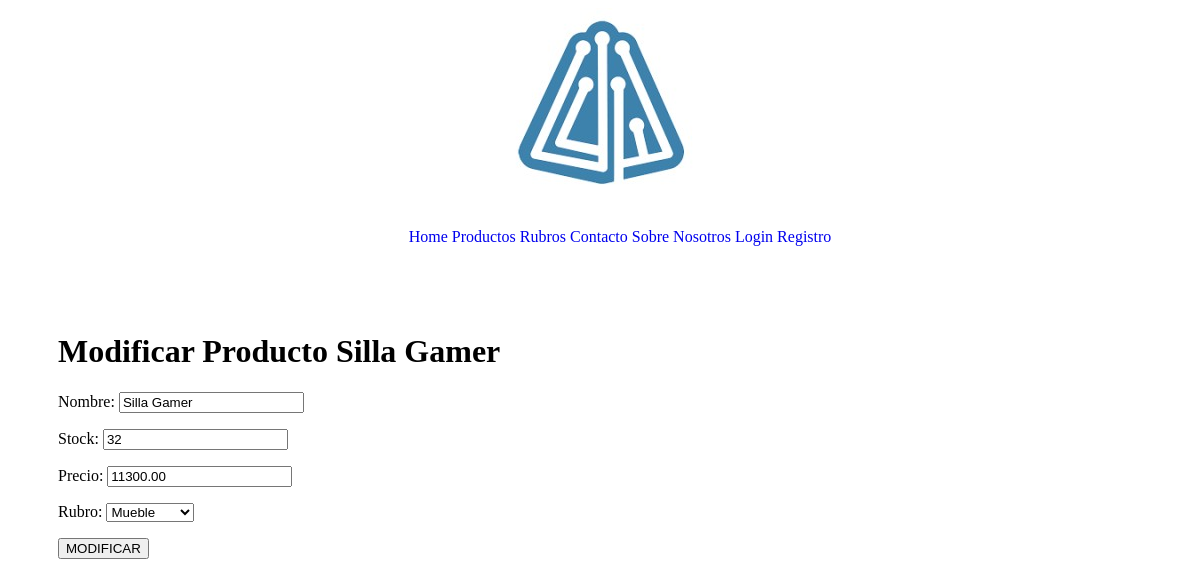
Screenshot of /Productos/Modificar/4 with the database file from the repository.
### apps/productos/models.py (models this page shows, shortened)
class Producto(models.Model):
    creado = models.DateTimeField(
        auto_now_add=True
    )
    modificado = models.DateTimeField(
        auto_now=True
    )
    nombre = models.CharField(max_length=30)
    stock = models.IntegerField()
    precio = models.DecimalField(max_digits=8, decimal_places=2)
    imagen = models.ImageField(upload_to= 'productos')
    rubro = models.ForeignKey(Rubro, null=True, on_delete = models.CASCADE)

### apps/genericos/models.py (models this page shows)
class Rubro(models.Model):
    nombre = models.CharField(max_length=60)
    imagen = models.ImageField(upload_to= 'rubros', null= True)
    def __str__(self):
        return self.nombre

### apps/productos/views.py (the view)
# urls.py: path('Modificar/<int:pk>', views.Modificar_Producto.as_view(), name= 'path_modificar_productos'),
class Modificar_Producto(UpdateView):
    model = Producto
    template_name = 'productos/modificar.html'
    form_class = FormularioModificarProducto
    success_url = reverse_lazy('productos:path_listar_productos')

### apps/productos/forms.py
class FormularioModificarProducto(forms.ModelForm):
    class Meta:
        model = Producto
        fields = ('nombre', 'stock', 'precio', 'rubro')

### templates/productos/modificar.html
{% extends 'base.html' %}
{% block contenido_cuerpo %}
    <p>
        <h1>Modificar Producto {{producto.nombre}}</h1>
         <div>
            <form method="post" enctype="multipart/form-data">{%csrf_token%}
                {{form.as_p}}
                <button type="submit">MODIFICAR</button>
            </form>
         </div>
    </p>
{% endblock contenido_cuerpo %}

### rows the page displays
Producto: nombre "Silla Gamer", stock "32", precio "11300.00", rubro "Mueble"
